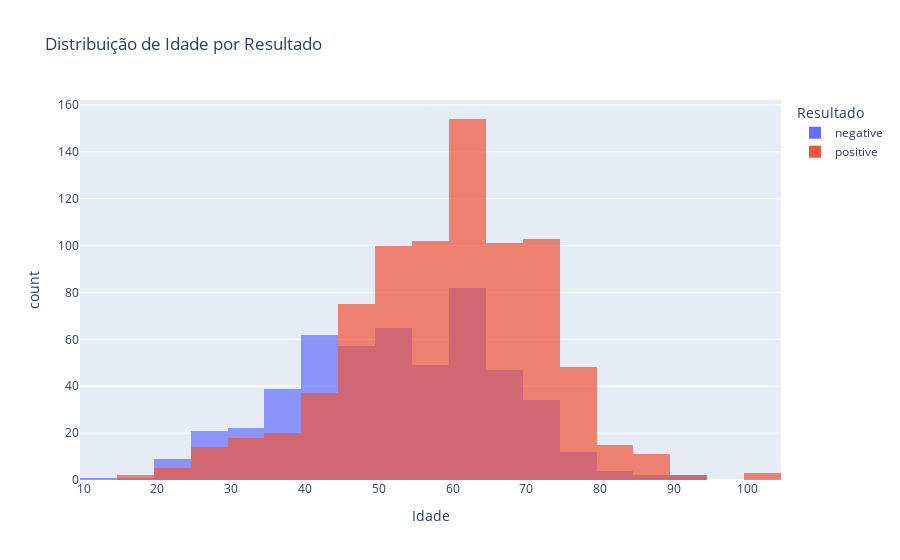

The notebook cell saved with this chart:
### Markdown cell above
**Conclusão possível:**

- O boxplot revela que pacientes com resultado positivo apresentam, em geral, valores de glicose mais elevados e maior dispersão.
- Permite comparar rapidamente a distribuição e identificar possíveis outliers em cada grupo.

### Code cell
# Histograma interativo: Distribuição de idade por resultado
fig = px.histogram(df, x='Age', color='Result', barmode='overlay',
                   title='Distribuição de Idade por Resultado',
                   labels={'Age': 'Idade', 'Result': 'Resultado'},
                   nbins=30, opacity=0.7)
fig.show()

### Figure 1 — Plotly figure (JSON) as saved in the notebook; plotly's stock layout.template omitted (floating-point values rounded to 4 significant figures; data arrays with more than 128 entries replaced by an {"elided": "..."} marker saying what was removed)
{"data": [{"alignmentgroup": "True", "bingroup": "x", "hovertemplate": "Resultado=negative<br>Idade=%{x}<br>count=%{y}<extra></extra>", "legendgroup": "negative", "marker": {"color": "#636efa", "opacity": 0.7, "pattern": {"shape": ""}}, "name": "negative", "nbinsx": 30, "offsetgroup": "negative", "orientation": "v", "showlegend": true, "type": "histogram", "x": {"elided": "509 int values"}, "xaxis": "x", "yaxis": "y"}, {"alignmentgroup": "True", "bingroup": "x", "hovertemplate": "Resultado=positive<br>Idade=%{x}<br>count=%{y}<extra></extra>", "legendgroup": "positive", "marker": {"color": "#EF553B", "opacity": 0.7, "pattern": {"shape": ""}}, "name": "positive", "nbinsx": 30, "offsetgroup": "positive", "orientation": "v", "showlegend": true, "type": "histogram", "x": {"elided": "810 int values"}, "xaxis": "x", "yaxis": "y"}], "layout": {"barmode": "overlay", "legend": {"title": {"text": "Resultado"}, "tracegroupgap": 0}, "title": {"text": "Distribuição de Idade por Resultado"}, "xaxis": {"anchor": "y", "domain": [0, 1], "title": {"text": "Idade"}}, "yaxis": {"anchor": "x", "domain": [0, 1], "title": {"text": "count"}}}}
